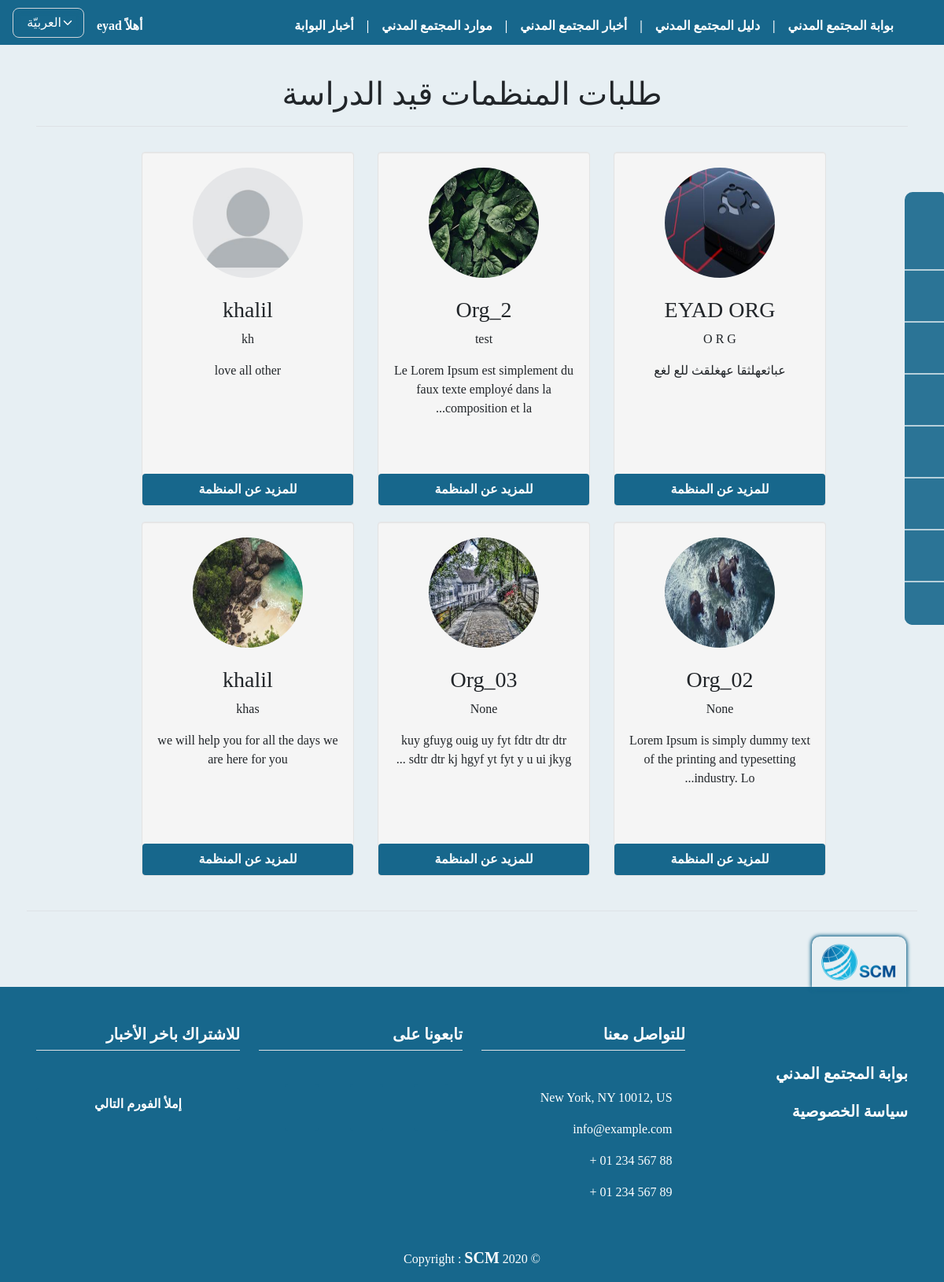
Before: /orgs_orders_published/ (signed in) with the older database file.
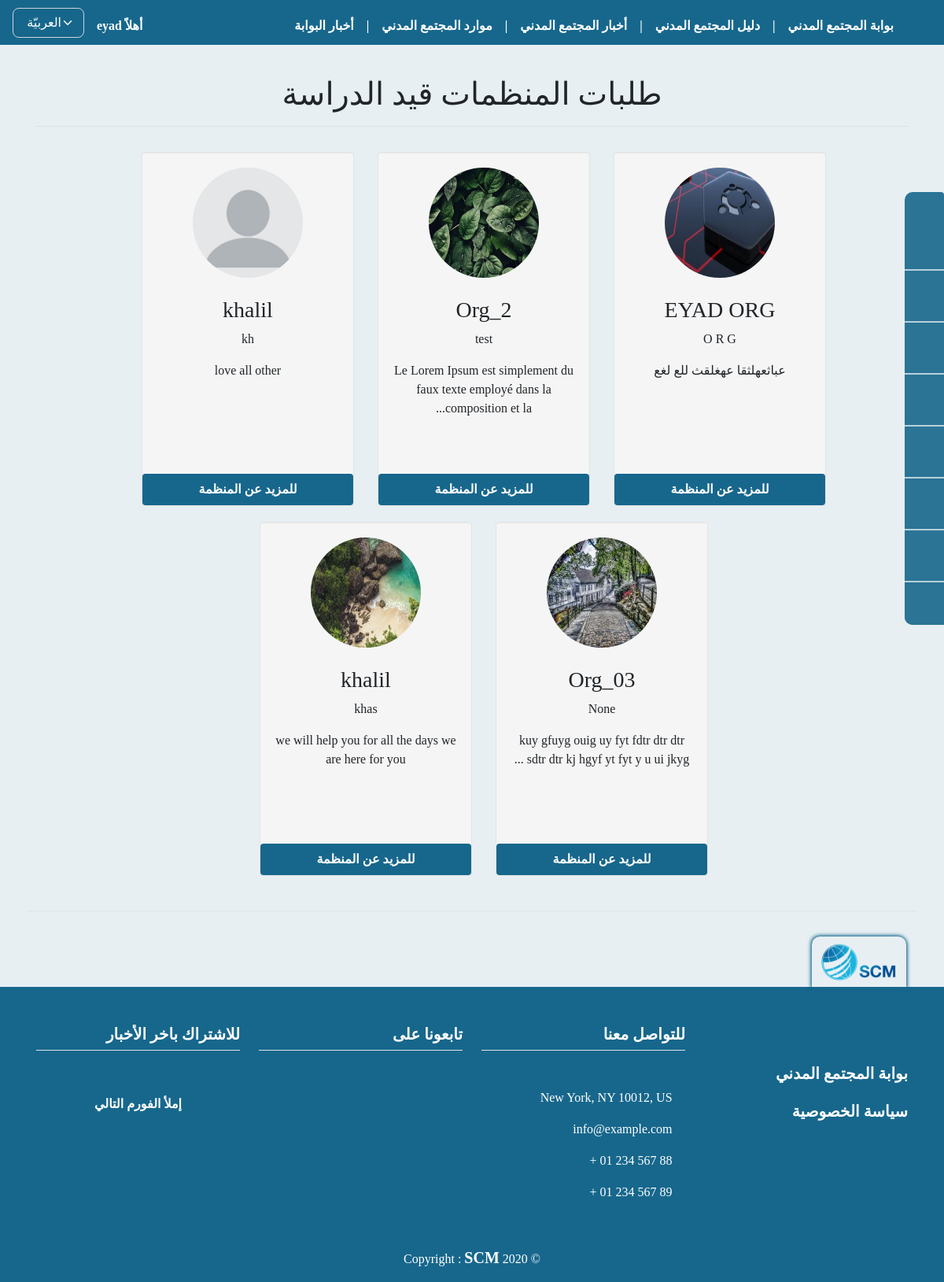
After: the same page with the newer database file.
### orgs/models.py (models this page shows, shortened)
class OrgProfile(models.Model):
    user = models.ForeignKey(
        User, on_delete=models.CASCADE)
    name = models.CharField(max_length=255, null=False,
                            verbose_name=_("اسم المنظمة"))
    name_en_ku = models.CharField(max_length=255, null=True, blank=True,
                                  verbose_name=_("اسم المنظمة باللغة الانكليزية أو الكردية"))
    short_cut = models.CharField(
        max_length=255, null=True, blank=True, verbose_name=_("الاسم المختصر"))
    org_type = models.CharField(
        max_length=150, null=False, choices=MyChoices.type_CHOICES, verbose_name=_("نوع المنظمة"))
    position_work = CountryField(
        max_length=255, null=False, verbose_name=_("مكان العمل"))
    city_work = models.ForeignKey(
        City, on_delete=models.SET_NULL, null=True, blank=True, verbose_name=_("المحافظة"))
    logo = models.ImageField(upload_to="org_logos",
                             null=False, default='org_logos/default_logo.jpg', verbose_name=_("شعار المنظمة"))
    message = models.TextField(
        max_length=2000, null=False, verbose_name=_("الرؤية و الرسالة"))
    name_managing_director = models.CharField(
        max_length=255, null=True, blank=True, verbose_name=_("اسم رئيس مجلس اﻹدارة"))
    name_ceo = models.CharField(
        max_length=255, null=True, blank=True, verbose_name=_('اسم المدير التنفيذي'))
    site_web = models.URLField(
        max_length=255, null=True, blank=True, verbose_name=_('الموقع الالكتروني'))
    facebook = models.URLField(
        max_length=255, null=True, blank=True, verbose_name=_('صفحة فيسبوك'))
    twitter = models.URLField(
        max_length=255, null=True, blank=True, verbose_name=_('صفحة تويتر'))
    email = models.EmailField(max_length=255, null=True,
                              blank=True, verbose_name=_('البريد الاكتروني'))
    phone = models.CharField(max_length=100, null=True,
                             blank=True, verbose_name=_('رقم الهاتف'))
    name_person_contact = models.CharField(
        max_length=255, null=True, blank=True, verbose_name=_('اسم الشخص المسؤول عن التواصل'))
    email_person_contact = models.EmailField(
        max_length=255, null=True, blank=True, verbose_name=_('البريد الاكتروني للشخص المسؤول عن التواصل'))
    org_adress = models.CharField(
        max_length=255, null=False, verbose_name=_('عنوان المقر الرئيسي'))
    work_domain = models.CharField(
        max_length=255, choices=MyChoices.domain_CHOICES, null=False, verbose_name=_('مجال العمل'))
    target_cat = models.CharField(
        max_length=255, null=False, choices=MyChoices.target_CHOICES, verbose_name=_('الفئات المستهدفة'))
    date_of_establishment = models.CharField(
        max_length=150, null=True, blank=True, verbose_name=_('تاريخ سنة التأسيس'))
    is_org_registered = models.CharField(
        max_length=100, null=False, choices=MyChoices.bool_CHOICES, verbose_name=_('هل المنظمة مسجلة ؟'))
    org_registered_country = CountryField(
        max_length=255, null=True, blank=True, verbose_name=_("بلد التسجيل"))
    org_members_count = models.PositiveIntegerField(
        validators=[MinValueValidator(1)], null=True, blank=True, verbose_name=_('عدد اﻷعضاء'))
    org_members_womans_count = models.PositiveIntegerField(
        validators=[MinValueValidator(1)], null=True, blank=True, verbose_name=_('عدد النساء من اﻷعضاء'))
    w_polic_regulations = models.CharField(
        max_length=200, null=False, choices=MyChoices.polic_CHOICES, verbose_name=_('السياسات واللوائح المكتوبة'))
    org_member_with = models.CharField(max_length=100, null=True, blank=True, choices=MyChoices.bool_CHOICES, verbose_name=_(
        'ھل المؤسسة عضو في اي شبكة او تحالف او جسم تنسیقي؟'))
    coalition_name = models.CharField(
        max_length=255, null=True, blank=True, verbose_name=_('اسم الشبكة / التحالف'))
    publish = models.BooleanField(default=False)
    created_at = models.DateTimeField(auto_now_add=True)
    published_at = models.DateTimeField(blank=True, null=True, default=None)
    updated_at = models.DateTimeField(blank=True, null=True, default=None)

### orgs/views.py (the view)
# urls.py: path('orgs_orders_published/', views.orgs_orders_published,
@login_required(login_url='signe_in')
def orgs_orders_published(request):
    orgs = OrgProfile.objects.filter(publish=True)
    myFilter = OrgsFilter(request.GET, queryset=orgs)
    orgs = myFilter.qs
    paginator = Paginator(orgs, 12)
    page = request.GET.get('page')
    try:
        orgs = paginator.get_page(page)
    except(EmptyPage, InvalidPage):
        orgs = paginator.page(paginator.num_pages)
    context = {
        'orgs': orgs,
        'myFilter': myFilter,
    }
    return render(request, 'profiles/orgs_orders_published.html', context)

### templates/profiles/orgs_orders_published.html (shortened to what this page needs)
{% extends 'base.html' %}
{% load static i18n phonenumber_filters %}
{% block content%}
{% if request.user.is_authenticated and request.user.is_superuser %}
{% if orgs %}
<h1 class="pt-5 mt-5 text-center border-bottom pb-3">{% trans 'طلبات المنظمات قيد الدراسة' %}</h1>
<div class="row justify-content-center pt-4">
    <br>
    <br>
    {% for org in orgs %}
    <div class="span3 well">
        <center>
            <a href="{% url 'particip_detail' org.id %}">
                <img src="{{ org.logo.url }}" name="{{ org.name_en_ku }}" title="{{ org.name_en_ku }}" width="140"
                    height="140" class="img-circle"></a>
            <h3 class="mt-4">{{ org.name }}</h3>
            <p>{{ org.short_cut }}</p>
            <p>{{ org.message|truncatechars:80 }}</p>
            <p>
                <a href="{% url 'particip_detail' org.id %}" class="btn btn-block">
                    {% trans 'للمزيد عن المنظمة' %} </a>
            </p>
        </center>
    </div>
    {% endfor %}
    <div class="pagination row border-top mt-4 pt-4" dir="ltr">
    </div>
</div>
{% else %}
<h3> {% trans 'حالياً لا يوجد منظمات مسجله او موافق عليها' %} </h3>
{% endif %}
{% endif %}
{% endblock %}

Changed rows visible on the page:
no longer on this page (row edited): OrgProfile: logo (picture), name "Org_02", short_cut "None", message "Lorem Ipsum is simply dummy text of the printing and typesetting industry. Lo..."
